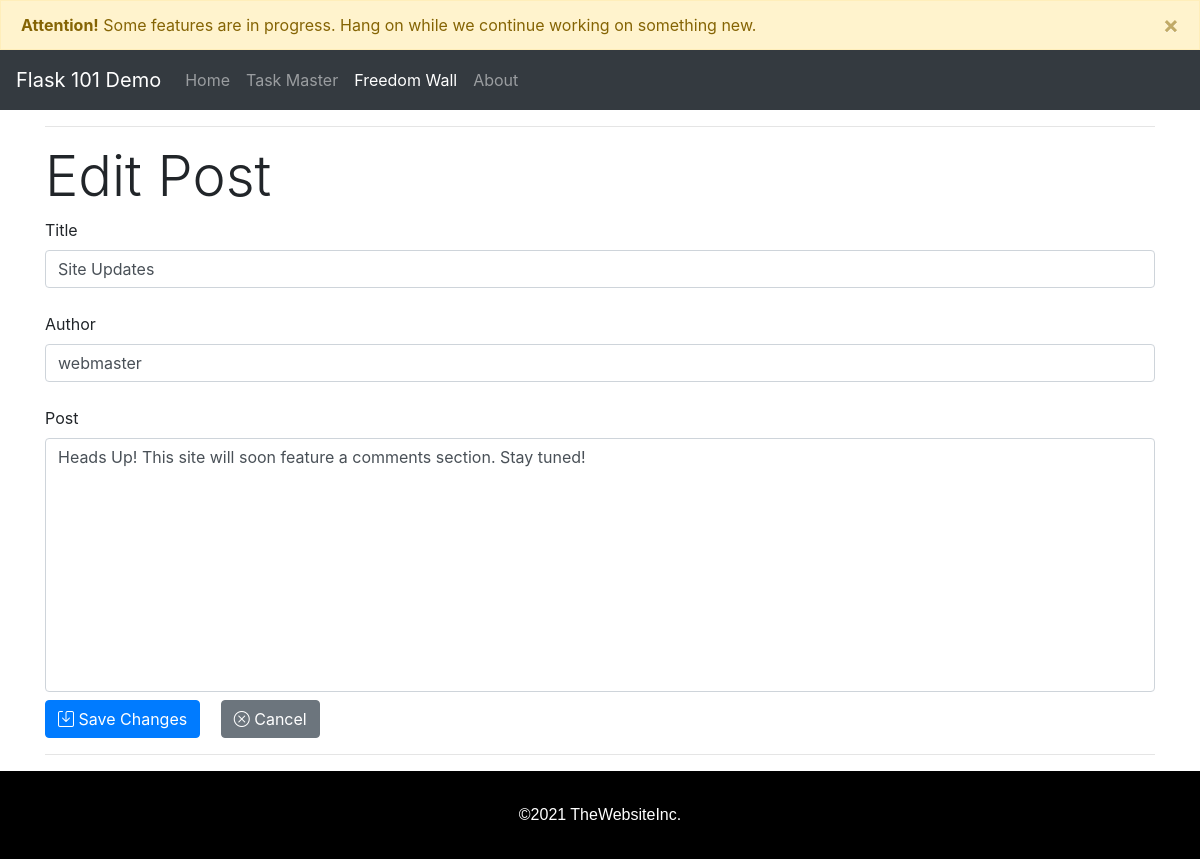
/blog_edit/4, run on the app's committed database.
### app.py (models this page shows, shortened)
class BlogPost(db.Model):
    id = db.Column(db.Integer, primary_key = True)
    title = db.Column(db.String(50), nullable = False)
    content = db.Column(db.Text, nullable=False)
    author = db.Column(db.String(20), nullable=False)
    datePosted = db.Column(db.DateTime, nullable = False , default = datetime.utcnow)
    dateEdited = db.Column(db.String(30), nullable = False, default = datetime.utcnow)

### app.py (the view)
@app.route('/blog_edit/<int:id>', methods= ['GET', 'POST'])
def blog_edit(id):
    post = BlogPost.query.get_or_404(id)
    if request.method == 'POST':
        post.title = request.form['title']
        post.author = request.form['author']
        post.content = request.form['content']
        post.dateEdited = request.form['dateEdited']
        db.session.commit()
        return redirect('/blog_posts')
    else:
        return render_template('blog_edit.html', post=post)

### templates/blog_edit.html (shortened to what this page needs)
{% extends 'base.html' %}  {% block body %}
<div class="container">
  <hr />
  <h2 class="display-4">Edit Post</h2>
  <form action="/blog_edit/{{post.id}}" method="POST" novalidate>
    <label for="title">Title</label>
    <input class="form-control" type="text" name="title" id="title" value="{{post.title}}" autocomplete="off"
      required />
    <br />
    <label for="author">Author</label>
    <input class="form-control" type="text" name="author" id="author" value="{{post.author}}" autocomplete="off"
      required />
    <br />
    <label for="content">Post</label>
    <textarea class="form-control mb-2" style="resize: none" name="content" id="content" cols="30" rows="10"
      value="{{post.content}}">
{{post.content}}</textarea>
    <button type="submit" class="btn btn-primary mr-3">
      <i class="bi bi-save"></i> Save Changes
    </button>
    <a href="/blog_posts" class="btn btn-secondary" role="button"><i class="bi bi-x-circle"></i> Cancel</a>
  </form>
  <hr />
</div>
{% endblock %}

### static/css/main.css (style rules this page uses)
:root { --header-height: 60px; scroll-padding-top: var(--header-height); scroll-behavior: smooth; }

### data on the page
BlogPost: title "Site Updates", author "webmaster", content "Heads Up! This site will soon feature a comments section. Stay tuned!"
